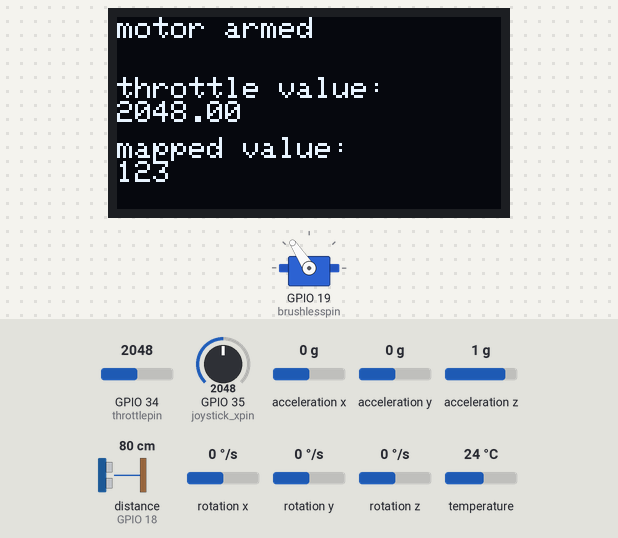
Recording of a sketch running on a simulated ESP32. Parts: servo, 128×64 one-colour display. Wiring (inferred from the names in the program): ultrasonic range finder: trigger GPIO 5; echo GPIO 18. The test bench sets the inputs (shaded band); at power-on: GPIO 35 (joystick_xpin) = 2048, GPIO 34 (throttlepin) = 2048, acceleration x 0 g, acceleration y 0 g, acceleration z 1 g, distance to the obstacle (sensor on GPIO 18) 80 cm, rotation x 0 °/s, rotation y 0 °/s, rotation z 0 °/s, temperature 24 °C. The echo pulse lasts 58.3 µs per cm; what the sketch prints to the serial monitor is not drawn.

Above: at 8.2 s.
8.3 s: GPIO 35 (joystick_xpin) set to 3335
10.0 s: GPIO 35 (joystick_xpin) set to 3454
At 11.8 s:
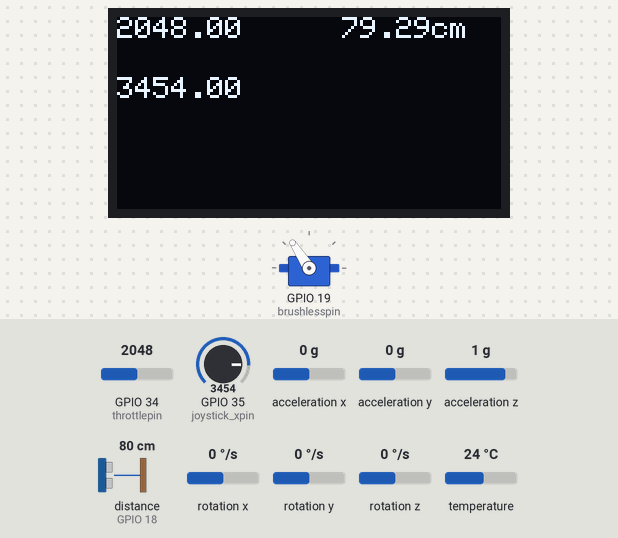
13.0 s: GPIO 34 (throttlepin) set to 1040
At 15.0 s:
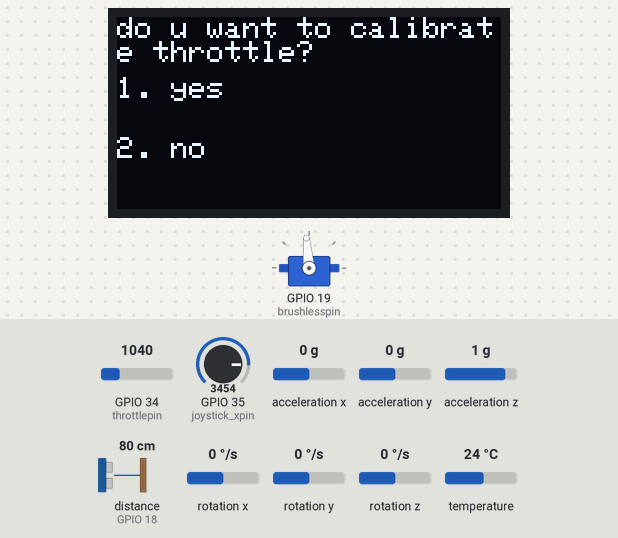
16.0 s: GPIO 34 (throttlepin) set to 963
At 18.1 s:
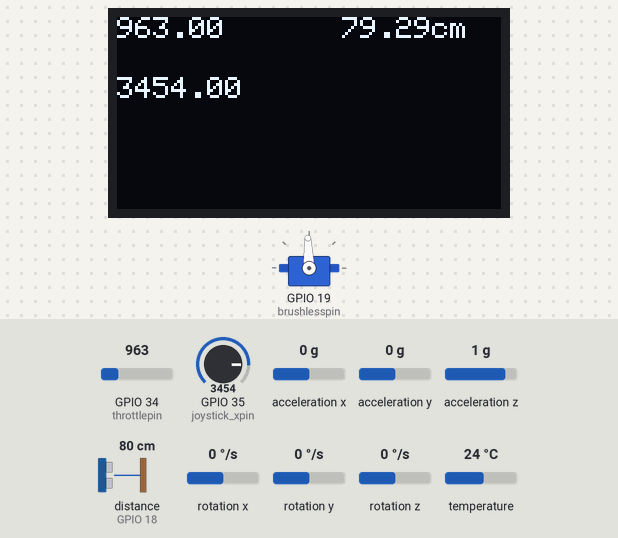
18.3 s: GPIO 34 (throttlepin) set to 1228
At 20.2 s:
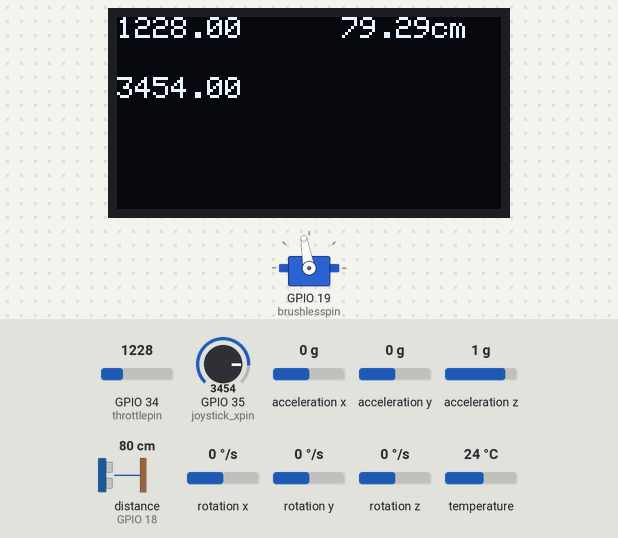
21.3 s: GPIO 34 (throttlepin) set to 122
At 24.4 s:
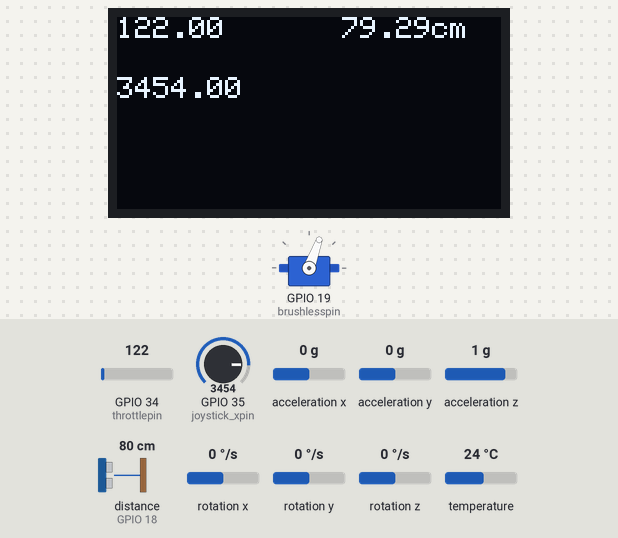
Timing chart, 0 to 25.3 s (numbered marks = the images above; inputs shaded):
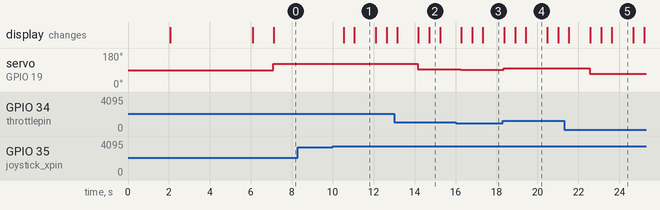

Measured:
- the behaviour switches between 3399 and 3400 on GPIO 35 (joystick_xpin) (found by bisection; images 0 and 1)
- the behaviour switches between 1000 and 999 on GPIO 34 (throttlepin) (found by bisection; images 2 and 3)
- after the input at 8.3 s, every drawn part: stays the same
- after the input at 10.0 s, the display: first changes after 0.54 s (image 1 shows a later state)
- after the input at 13.0 s, servo on GPIO 19 (brushlesspin): 123° → 95° after 1.2 s
- after the input at 16.0 s, servo on GPIO 19 (brushlesspin): 95° → 92° after 0.25 s
- after the input at 18.3 s, servo on GPIO 19 (brushlesspin): 92° → 100° after 0.05 s
- after the input at 21.3 s, servo on GPIO 19 (brushlesspin): 100° → 70° after 1.2 s

The sketch:

Main.ino
```cpp
/*********
  Rui Santos
  Complete project details at https://randomnerdtutorials.com
*********/

#include <Wire.h>
#include <Adafruit_GFX.h>
#include <Adafruit_SSD1306.h>
#include <MPU6050_light.h>  //Include library for MPU communication
#include <ESP32Servo.h>


#define SCREEN_WIDTH 128 // OLED display width, in pixels
#define SCREEN_HEIGHT 64 // OLED display height, in pixels

// Declaration for an SSD1306 display connected to I2C (SDA, SCL pins)
Adafruit_SSD1306 display(SCREEN_WIDTH, SCREEN_HEIGHT, &Wire, -1);

const int trigPin = 5;
const int echoPin = 18;

//define sound speed in cm/uS
#define SOUND_SPEED 0.034
#define CM_TO_INCH 0.393701

long duration;
float distanceCm;
float distanceInch;

float accx;
float accy;
float accz;

float gyrox;
float gyroy;
float gyroz;

float gravvecttiltx;
float gravvecttilty;

float mputemp;

// throttle is connected to GPIO 34 (Analog ADC1_CH6)
const int throttlepin = 34;

// throttle is connected to GPIO 35 (Analog ADC1_CH7)
const int joystick_xpin = 35;

// Possible PWM GPIO pins on the ESP32: 0(used by on-board button),2,4,5(used by on-board LED),12-19,21-23,25-27,32-33
const int brushlesspin = 19;

// variable for storing the throttle value
float throttlevalue = 0;
float joystick_xvalue = 0;
float throttle_delta = 0;

int ADC_Max = 4096; // Maximum value returned by ADC

int idle_value_mapped = 90;   // starting angle of the brushless
int idle_value = 855;          // starting angle of the brushless
int brushless_power_val;    // variable to read the value from the analog pin


int menu_selection = 0;
int total_menu_items = 3;
float menu_timer = 0;

MPU6050 mpu(Wire);   //Create object mpu

Servo mybrushless;  // create servo object to control a brushless

unsigned long timer = 0;


void setup() {
  Serial.begin(115200);

  // Allow allocation of all timers
	ESP32PWM::allocateTimer(0);
	ESP32PWM::allocateTimer(1);
	ESP32PWM::allocateTimer(2);
	ESP32PWM::allocateTimer(3);
  mybrushless.setPeriodHertz(50);// Standard 50hz brushless
  mybrushless.attach(brushlesspin, 500, 2400);   // attaches the brushless on pin 18 to the servo object
                                         // using SG90 brushless min/max of 500us and 2400us
                                         // for MG995 large brushless, use 1000us and 2000us,
                                         // which are the defaults, so this line could be
                                         // "mybrushless.attach(brushlessPin);"

  pinMode(trigPin, OUTPUT); // Sets the trigPin as an Output
  pinMode(echoPin, INPUT); // Sets the echoPin as an Input

  if(!display.begin(SSD1306_SWITCHCAPVCC, 0x3C)) { // Address 0x3D for 128x64
    Serial.println(F("SSD1306 allocation failed"));
    for(;;);
  }
  delay(2000);
  display.clearDisplay();
  Wire.begin();
  mpu.begin();
  Serial.print(F("MPU6050 status: "));
  display.setTextSize(1);
  display.setTextColor(WHITE);
  display.setCursor(0, 0);

  //calculate MPU6050 offsets
  display.println("Calculating offsets, do not move MPU6050");
  display.display();
  Serial.println(F("Calculating offsets, do not move MPU6050"));
  delay(1000);
  mpu.calcGyroOffsets();     //Calibrate gyroscope
  Serial.println("Done!\n");
  display.println("Done!");
  display.println("");
  display.println("Starting in a sec...");
  display.display();
  delay(1000);

}

void calibrate_sensors()  {
//ask user to leave throttle at idle and moniter the throttle min and max values in 5 seconds and print out a delta
//calculate the delta and use that as the offset for the throttle
Serial.println("Calibrating throttle...");
Serial.println("Please leave throttle at idle for 5 seconds");
Serial.println("");
display.clearDisplay();
display.println("Calibrating throttle...");
display.println("Please leave throttle at idle for 5 seconds");
display.println("");
display.display();
delay(1000);
display.clearDisplay();
float throttlemax = analogRead(throttlepin);
float throttlemin = analogRead(throttlepin);
float timer = millis();

  while (millis() - timer < 5000) {
    display.clearDisplay();
    display.println(5000 - (millis() - timer));
    throttlevalue = analogRead(throttlepin);
    if (throttlevalue > throttlemax) {
      throttlemax = throttlevalue;
    }
    if (throttlevalue < throttlemin) {
      throttlemin = throttlevalue;
    }
  }

  throttle_delta = throttlemax - throttlemin;
  Serial.print("Throttle max: ");
  Serial.println(throttlemax);
  Serial.print("Throttle min: ");
  Serial.println(throttlemin);
  Serial.print("Throttle delta: ");
  Serial.println(throttle_delta);
  Serial.println("");
  Serial.println("Calibration complete");
  Serial.println("");
  display.clearDisplay();
  display.println("Calibration complete");
  display.println("");
  display.display();
  delay(1000);
  display.clearDisplay();
  display.println("throttle max: ");
  display.println(throttlemax);
  display.println("throttle min: ");
  display.println(throttlemin);
  display.println("throttle delta: ");
  display.println(throttle_delta);
  display.display();
  delay(2000);
  display.clearDisplay();

}


void loop() {

  if ((millis() - timer) > 10) { // print data every 100ms
    mpu.update();
    timer = millis();

    /////////gyro acc temp

    gyrox = mpu.getAngleX();
    gyroy = mpu.getAngleY();
    gyroz = mpu.getAngleZ();

    accx = mpu.getAccX();
    accy = mpu.getAccX();
    accz = mpu.getAccX();

    gravvecttiltx = mpu.getAccAngleX();
    gravvecttilty = mpu.getAccAngleY();

    mputemp = mpu.getTemp();


    //////////ultra sound dist
    // Clears the trigPin
    digitalWrite(trigPin, LOW);
    delayMicroseconds(2);
    // Sets the trigPin on HIGH state for 10 micro seconds
    digitalWrite(trigPin, HIGH);
    delayMicroseconds(10);
    digitalWrite(trigPin, LOW);
    // Reads the echoPin, returns the sound wave travel time in microseconds
    duration = pulseIn(echoPin, HIGH);

    distanceCm = duration * SOUND_SPEED/2;
    distanceInch = distanceCm * CM_TO_INCH;

    /////joystick

    throttlevalue = analogRead(throttlepin);

    joystick_xvalue = analogRead(joystick_xpin);


    //////serial print


    Serial.print("GX: ");
    Serial.print(gyrox);
    Serial.print(" ");//Print Z angle value on LCD
    Serial.print("GY: ");
    Serial.print(gyroy);
    Serial.print(" ");//Print Z angle value on LCD
    Serial.print("GZ: ");
    Serial.print(gyroz);
    Serial.print(" ");
    Serial.print("AX: ");
    Serial.print(accx);
    Serial.print(" ");//Print Z angle value on LCD
    Serial.print("AY: ");
    Serial.print(accy);
    Serial.print(" ");//Print Z angle value on LCD
    Serial.print("AZ: ");
    Serial.print(accz);
    Serial.print(" ");
    Serial.print("GvectX: ");
    Serial.print(gravvecttiltx);
    Serial.print(" ");//Print Z angle value on LCD
    Serial.print("GvectY: ");
    Serial.print(gravvecttilty);
    Serial.print(" ");
    Serial.print("temp: ");
    Serial.print(mputemp);
    Serial.print(" ");
    Serial.print("JoyX: ");
    Serial.print(throttlevalue);
    Serial.print(" ");
    Serial.print("Distance(cm): ");
    Serial.print(distanceCm);
    Serial.print(" ");
    Serial.print("Distance(inch): ");
    Serial.print(distanceInch);
    Serial.println(" ");//Print Z angle value on LCD

    //if joystick x value is greater that 3600 for 500ms

    if (joystick_xvalue < 3400) {
      menu_timer = millis();
    }

    if (joystick_xvalue >= 3400) {
      if (millis() - menu_timer > 500) {
        menu_timer = millis();
        menu_selection++;
        if (menu_selection > total_menu_items) {
          menu_selection = 0;
        }
      }
    }


    //if(menu_selection > total_menu_items) {
      //menu_selection = 0;
    //}

    if(menu_selection == 0) {
    //arm motors
    brushless_power_val = map(throttlevalue, idle_value, ADC_Max, idle_value_mapped, 180);     // scale it to use it with the brushless (value between 0 and 180)
    mybrushless.write(brushless_power_val);  // set the brushless position according to the scaled value
    Serial.println("Potentiometer value: ");
    Serial.println(throttlevalue);   // print the value to the serial monitor
    Serial.println("Mapped value: ");
    Serial.println(brushless_power_val);
    //////display
    display.clearDisplay();
    display.setTextSize(1);
    display.setTextColor(WHITE);
    display.setCursor(0, 0);
    // Display static text
    display.println("motor armed");
    display.setCursor(0, 20);
    display.println("throttle value: ");
    display.println(throttlevalue);
    display.setCursor(0, 40);
    display.println("mapped value: ");
    display.println(brushless_power_val);
    display.display();

    }


    if(menu_selection == 1) {
    //calibrate throttle
    //////display
    display.clearDisplay();
    display.setTextSize(1);
    display.setTextColor(WHITE);
    display.setCursor(0, 0);
    // Display static text
    display.println("do u want to calibrate throttle?");
    display.setCursor(0, 20);
    display.println("1. yes");
    display.setCursor(0, 40);
    display.println("2. no");
    display.display();


    }


    if(menu_selection == 2) {
    //sensor output screen
    //////display
    display.clearDisplay();
    display.setTextSize(1);
    display.setTextColor(WHITE);
    display.setCursor(0, 0);
    // Display static text
    display.println(String(throttlevalue));

    display.setCursor(75, 0);
    // Display static text
    display.println(String(distanceCm) + "cm");

    display.setCursor(0, 20);
    // Display static text
    display.println(joystick_xvalue);
    display.display();
    //delay(100);
    }


}
}
```
